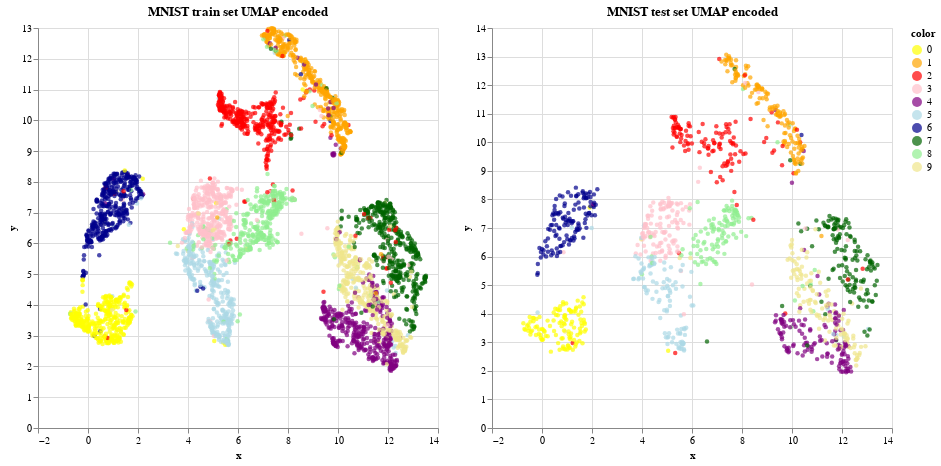

Write notebook code for a chart like this one.
### Code cell
get_altair_chart(source_train, True) | get_altair_chart(source_test, False)

### Figure 1 — Vega-Lite specification as saved in the notebook (floating-point values rounded to 4 significant figures; data arrays with more than 128 entries replaced by an {"elided": "..."} marker saying what was removed)
{"config": {"view": {"continuousWidth": 400, "continuousHeight": 300}}, "hconcat": [{"data": {"name": "data-c513f40d5db45f69c4d43325d370d83f"}, "mark": {"type": "circle", "size": 20}, "encoding": {"color": {"condition": {"field": "color", "scale": {"domain": [0, 1, 2, 3, 4, 5, 6, 7, 8, 9], "range": ["yellow", "orange", "red", "pink", "purple", "lightblue", "darkblue", "darkgreen", "lightgreen", "khaki"], "type": "ordinal"}, "type": "nominal", "selection": "selector002"}, "value": "grey"}, "tooltip": [{"field": "color", "type": "quantitative"}], "x": {"field": "x", "type": "quantitative"}, "y": {"field": "y", "type": "quantitative"}}, "height": 400, "selection": {"selector002": {"type": "interval"}}, "title": "MNIST train set UMAP encoded", "width": 400}, {"data": {"name": "data-86b298f7978097981ea3427d5dc7df4c"}, "mark": {"type": "circle", "size": 20}, "encoding": {"color": {"condition": {"field": "color", "scale": {"domain": [0, 1, 2, 3, 4, 5, 6, 7, 8, 9], "range": ["yellow", "orange", "red", "pink", "purple", "lightblue", "darkblue", "darkgreen", "lightgreen", "khaki"], "type": "ordinal"}, "type": "nominal", "selection": "selector002"}, "value": "grey"}, "tooltip": [{"field": "color", "type": "quantitative"}], "x": {"field": "x", "type": "quantitative"}, "y": {"field": "y", "type": "quantitative"}}, "height": 400, "selection": {"selector002": {"type": "interval"}}, "title": "MNIST test set UMAP encoded", "width": 400}], "$schema": "https://vega.github.io/schema/vega-lite/v4.17.0.json", "datasets": {"data-c513f40d5db45f69c4d43325d370d83f": {"elided": "3750 records"}, "data-86b298f7978097981ea3427d5dc7df4c": {"elided": "1250 records"}}}
